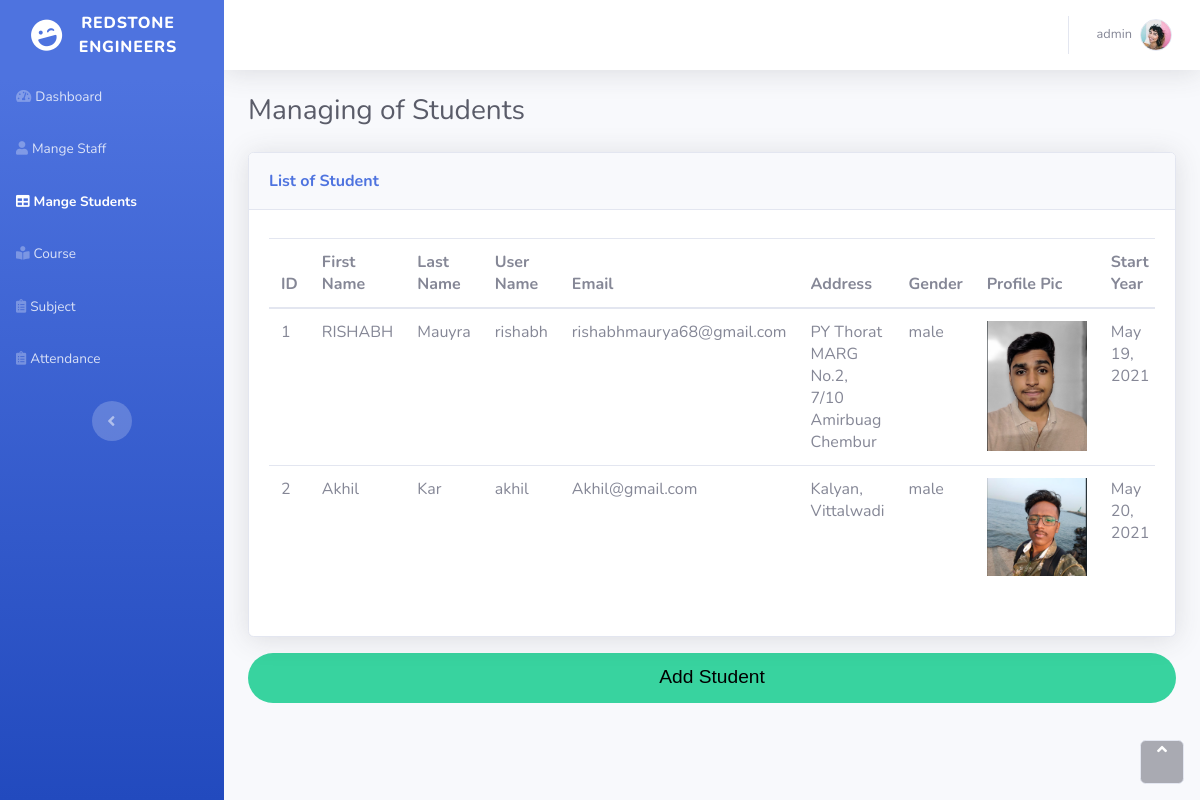
The app's page /Manage_Student/ (signed in) with its own data.
### NotAgain/models.py (models this page shows)
class CustomUser(AbstractUser):
    user_type_data = ((1, "HOD"), (2, "Staff"), (3, "Student"))
    user_type = models.CharField(default=1, choices=user_type_data, max_length=10)

class Students(models.Model):
    id = models.AutoField(primary_key=True)
    profile_pic = models.ImageField(upload_to = 'media/student_profile_img')
    admin = models.OneToOneField(CustomUser, on_delete=models.CASCADE)
    gender = models.CharField(max_length=10)
    address = models.TextField()
    course_id = models.ForeignKey(Courses, on_delete=models.DO_NOTHING)
    session_start_year = models.DateField()
    session_end_year = models.DateField()
    created_at = models.DateTimeField(auto_now_add=True)
    updated_at = models.DateTimeField(auto_now_add=True)
    objects = models.Manager()

### NotAgain/hodviews.py (the view)
# urls.py: path('Manage_Student/', hodviews.Manage_Student),
def Manage_Student(request):
    if request.user != None:
        if request.user.user_type == '1':
            students = Students.objects.all()
            context = {
                'students':students,
                'name':request.user.username
            }
            return render(request, 'manage_student.html', context)

### templates/manage_student.html (shortened to what this page needs)
<html>
{% load static %}
<head>
    <link rel="stylesheet" href="{% static '/bootstrap/css/bootstrap.css' %}">
    <link rel="stylesheet" href="https://use.fontawesome.com/releases/v5.12.0/css/all.css">
</head>
<body id="page-top">
    <div id="wrapper">
        <nav class="navbar navbar-dark align-items-start sidebar sidebar-dark accordion bg-gradient-primary p-0"
            style="background-color: #7b68ee;">
            <div class="container-fluid d-flex flex-column p-0">
                <a class="navbar-Brand d-flex justify-content-center align-items-center sidebar-Brand m-0" href="#">
                    <div class="sidebar-Brand-icon rotate-n-15"><i class="fas fa-laugh-wink"></i></div>
                    <div class="sidebar-Brand-text mx-3"><span>Redstone<br> Engineers</span></div>
                </a>
                <ul class="nav navbar-nav text-light" id="accordionSidebar">
                    <li class="nav-item" role="presentation"><a class="nav-link " href="/HOD_Dashboard/"><i
                                class="fas fa-tachometer-alt"></i><span>Dashboard</span></a></li>
                    <li class="nav-item" role="presentation"><a class="nav-link " href="/Manage_Staff/"><i
                                class="fas fa-user"></i><span>Mange Staff</span></a></li>
                    <li class="nav-item" role="presentation"><a class="nav-link active" href="#"><i
                                class="fas fa-table"></i><span>Mange Students</span></a></li>
                    <li class="nav-item" role="presentation"><a class="nav-link" href="/Manage_Course/"><i
                                class="fas fa-book-reader"></i><span>Course</span></a></li>
                    <li class="nav-item" role="presentation"><a class="nav-link" href="/Manage_Subject/"><i
                                class="fas fa-clipboard-list"></i><span>Subject</span></a></li>
                    <li class="nav-item" role="presentation"><a class="nav-link" href="#"><i
                                class="fas fa-clipboard-list"></i><span>Attendance</span></a></li>
                </ul>
                <div class="text-center d-none d-md-inline">
                    <button class="btn rounded-circle border-0" id="sidebarToggle" type="button"></button>
                </div>
            </div>
        </nav>
        <div class="d-flex flex-column" id="content-wrapper">
            <div id="content">
                <nav class="navbar navbar-light navbar-expand bg-white shadow mb-4 topbar static-top">
                    <div class="container-fluid">
                        <ul class="nav navbar-nav flex-nowrap ml-auto">
                            <li class="nav-item dropdown no-arrow" role="presentation">
                                <div class="nav-item dropdown no-arrow"><a class="dropdown-toggle nav-link"
                                        data-toggle="dropdown" aria-expanded="false" href="#"><span
                                            class="d-none d-lg-inline mr-2 text-gray-600 small">{{ name }}</span><img
                                            class="border rounded-circle img-profile"
                                            src="{% static '/img/avatars/avatar1.jpeg'%}"></a>
                                </div>
                            </li>
                        </ul>
                    </div>
                </nav>
                <div class="container-fluid">
                    <h3 class="text-dark mb-4">Managing of Students</h3>
                    <div class="card shadow">
                        <div class="card-header py-3">
                            <p class="text-primary m-0 font-weight-bold">List of Student </p>
                        </div>
                        <div class="card-body">
                            <div class="table-responsive table mt-2" id="dataTable" role="grid"
                                aria-describedby="dataTable_info">
                                <table class="table dataTable my-0">
                                    <thead>
                                        <tr>
                                            <th>ID</th>
                                            <th>First Name</th>
                                            <th>Last Name</th>
                                            <th>User Name</th>
                                            <th>Email</th>
                                            <th>Address</th>
                                            <th>Gender</th>
                                            <th>Profile Pic</th>
                                            <th>Start Year</th>
                                        </tr>
                                    </thead>
                                    <tbody>
                                        {% for student in students %}
                                        <tr>
                                            <td>{{ forloop.counter }}</td>
                                            <td>{{ student.admin.first_name }}</td>
                                            <td>{{ student.admin.last_name }}</td>
                                            <td>{{ student.admin.username }}</td>
                                            <td>{{ student.admin.email }}</td>
                                            <td>{{ student.address }}</td>
                                            <td>{{ student.gender }}</td>
                                            <td><img src="{{ student.profile_pic }}" width='100px'></td>
                                            <td>{{ student.session_start_year }}</td>
                                        </tr>
                                        {% endfor %}
                                    </tbody>
                                </table>
                            </div>
                        </div>
                    </div>
                    <div><button onclick="location.href = 'Add_Student/';" class="upload-button-sm">Add Student</button>
                    </div>
                </div>
            </div>
        </div>
    </div>
    <a class="border rounded d-inline scroll-to-top" href="#page-top"><i class="fas fa-angle-up"></i></a>
</body>
</html>

### records on screen
CustomUser: username "admin"
Students: admin.first_name "RISHABH", admin.last_name "Mauyra", admin.username "rishabh", admin.email "rishabhmaurya68@gmail.com", address "PY Thorat MARG No.2, 7/10 Amirbuag Chembur", gender "male", shows a picture, session_start_year "May 19, 2021"
Students: admin.first_name "Akhil", admin.last_name "Kar", admin.username "akhil", admin.email "Akhil@gmail.com", address "Kalyan, Vittalwadi", gender "male", shows a picture, session_start_year "May 20, 2021"
